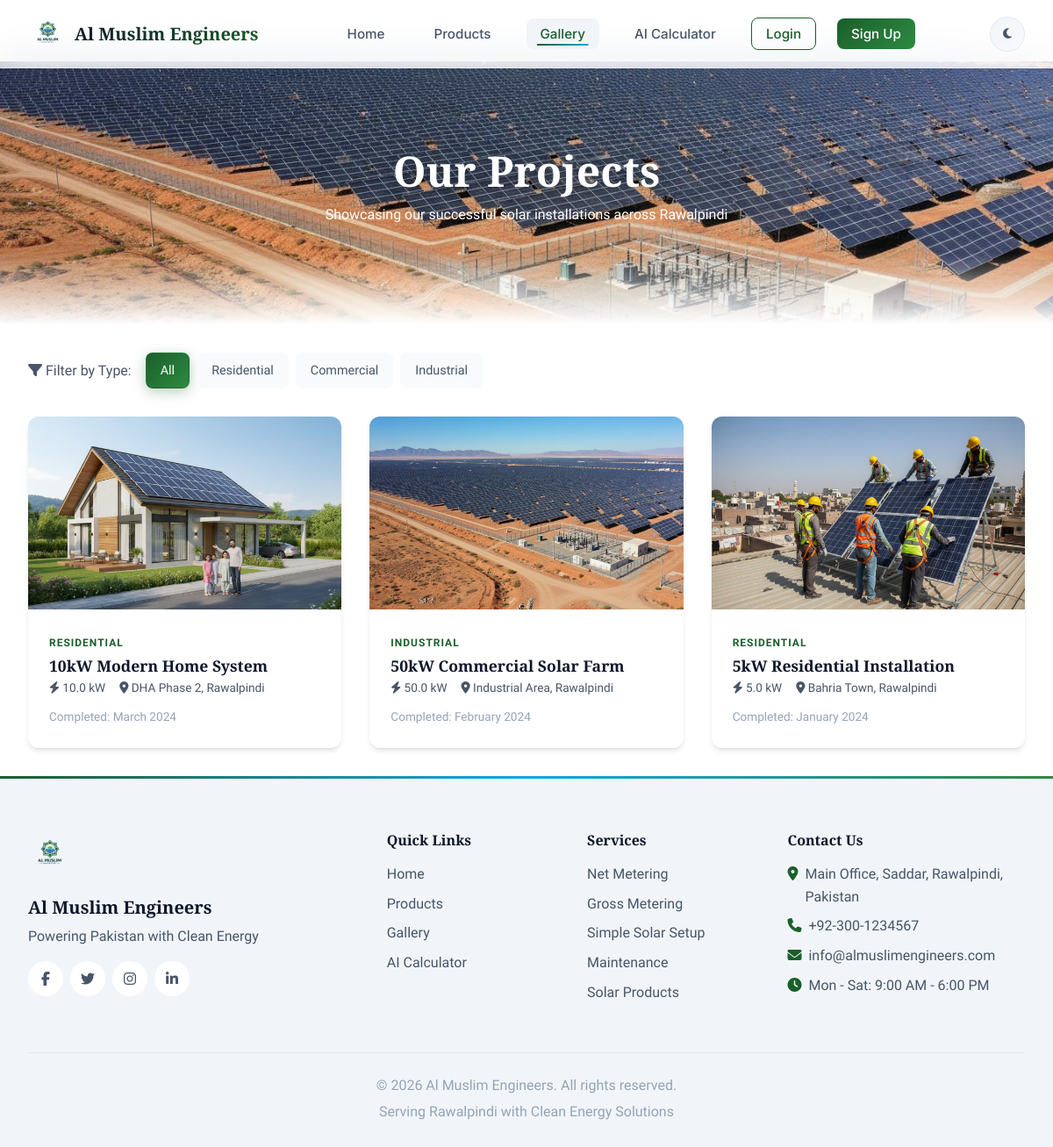
The page /gallery on the database its author committed.
### app.py (models this page shows)
class GalleryProject(db.Model):
    id = db.Column(db.Integer, primary_key=True)
    title = db.Column(db.String(100), nullable=False)
    description = db.Column(db.Text)
    location = db.Column(db.String(100))
    system_capacity = db.Column(db.Float)  # in kW
    completion_date = db.Column(db.Date)
    images = db.Column(db.Text)  # JSON string of image paths
    category = db.Column(db.String(50))  # residential, commercial, industrial
    created_at = db.Column(db.DateTime, default=datetime.utcnow)

### app.py (the view)
@app.route('/gallery')
def gallery():
    category = request.args.get('category', 'all')
    if category == 'all':
        projects = GalleryProject.query.order_by(GalleryProject.completion_date.desc()).all()
    else:
        projects = GalleryProject.query.filter_by(category=category).order_by(GalleryProject.completion_date.desc()).all()
    return render_template('gallery.html', projects=projects, category=category)

### app.py (called while the page is built)
@app.template_filter('fromjson')
def fromjson_filter(value):
    if value is None:
        return None
    try:
        return json.loads(value)
    except (ValueError, TypeError):
        return None

@app.context_processor
def inject_globals():
    return {
        'current_year': datetime.now().year,
        'company_name': 'Al Muslim Engineers',
        'company_tagline': 'Powering Pakistan with Clean Energy'
    }

### templates/gallery.html (shortened to what this page needs)
{% extends 'base.html' %}
{% block content %}
<section class="gallery-section">
    <div class="gallery-hero">
        <div class="gallery-hero-bg">
            <img src="{{ url_for('static', filename='images/project-2.jpg') }}" alt="Gallery">
            <div class="gallery-hero-overlay"></div>
        </div>
        <div class="gallery-hero-content" data-aos="fade-up">
            <h1>Our Projects</h1>
            <p>Showcasing our successful solar installations across Rawalpindi</p>
        </div>
    </div>
    <div class="gallery-container">
        <div class="gallery-filter">
            <div class="filter-group">
                <label><i class="fas fa-filter"></i> Filter by Type:</label>
                <div class="filter-buttons">
                    <a href="{{ url_for('gallery', category='all') }}" class="filter-btn {% if category == 'all' %}active{% endif %}">All</a>
                    <a href="{{ url_for('gallery', category='residential') }}" class="filter-btn {% if category == 'residential' %}active{% endif %}">Residential</a>
                    <a href="{{ url_for('gallery', category='commercial') }}" class="filter-btn {% if category == 'commercial' %}active{% endif %}">Commercial</a>
                    <a href="{{ url_for('gallery', category='industrial') }}" class="filter-btn {% if category == 'industrial' %}active{% endif %}">Industrial</a>
                </div>
            </div>
        </div>
        <div class="gallery-grid-large">
            {% for project in projects %}
            <div class="gallery-card" data-aos="fade-up" data-aos-delay="{{ (loop.index0 % 3) * 100 }}">
                {% set images = project.images|fromjson if project.images else ['project-1.jpg'] %}
                <div class="gallery-image">
                    <img src="{{ url_for('static', filename='images/' + images[0]) }}" alt="{{ project.title }}">
                </div>
                <div class="gallery-info">
                    <span class="gallery-category">{{ project.category|title }}</span>
                    <h3>{{ project.title }}</h3>
                    <div class="gallery-meta">
                        <span><i class="fas fa-bolt"></i> {{ project.system_capacity }} kW</span>
                        <span><i class="fas fa-map-marker-alt"></i> {{ project.location }}</span>
                    </div>
                    {% if project.completion_date %}
                    <span class="gallery-date">Completed: {{ project.completion_date.strftime('%B %Y') }}</span>
                    {% endif %}
                </div>
            </div>
            {% endfor %}
        </div>
    </div>
</section>
{% endblock %}

### static/css/style.css (style rules this page uses)
:root { --primary-color: #1a5f2a; --primary-light: #2d8a42; --primary-dark: #0d3d16; --secondary-color: #1e3a5f; --secondary-light: #2d5a8a; --secondary-dark: #0d1f3d; --accent-color: #0ea5e9; --accent-light: #38bdf8; --accent-dark: #0284c7; --success-color: #10b981; --warning-color: #f59e0b; --danger-color: #ef4444; --info-color: #3b82f6; --bg-primary: #ffffff; --bg-secondary: #f8fafc; --bg-tertiary: #f1f5f9; --text-primary: #0f172a; --text-secondary: #475569; --text-muted: #94a3b8; --border-color: #e2e8f0; --shadow-sm: 0 1px 2px 0 rgb(0 0 0 / 0.05); --shadow-md: 0 4px 6px -1px rgb(0 0 0 / 0.1), 0 2px 4px -2px rgb(0 0 0 / 0.1); --shadow-lg: 0 10px 15px -3px rgb(0 0 0 / 0.1), 0 4px 6px -4px rgb(0 0 0 / 0.1); --shadow-xl: 0 20px 25px -5px rgb(0 0 0 / 0.1), 0 8px 10px -6px rgb(0 0 0 / 0.1); --font-heading: 'Playfair Display', Georgia, serif; --font-subheading: 'Inter', -apple-system, BlinkMacSystemFont, sans-serif; --font-body: 'Source Sans Pro', -apple-system, BlinkMacSystemFont, sans-serif; --spacing-xs: 0.25rem; --spacing-sm: 0.5rem; --spacing-md: 1rem; --spacing-lg: 1.5rem; --spacing-xl: 2rem; --spacing-2xl: 3rem; --spacing-3xl: 4rem; --radius-sm: 0.25rem; --radius-md: 0.5rem; --radius-lg: 0.75rem; --radius-xl: 1rem; --radius-full: 9999px; --transition-fast: 150ms ease; --transition-base: 250ms ease; --transition-slow: 350ms ease; }
*, *::before, *::after { box-sizing: border-box; margin: 0; padding: 0; }
html { scroll-behavior: smooth; }
body { font-family: var(--font-body); font-size: 16px; line-height: 1.6; color: var(--text-primary); background-color: var(--bg-primary); transition: background-color var(--transition-base), color var(--transition-base); }
h1, h2, h3, h4, h5, h6 { font-family: var(--font-heading); font-weight: 600; line-height: 1.2; margin-bottom: var(--spacing-md); }
h1 { font-size: 2.5rem; }
h3 { font-size: 1.5rem; }
p { margin-bottom: var(--spacing-md); }
a { color: var(--primary-color); text-decoration: none; transition: color var(--transition-fast); }
img { max-width: 100%; height: auto; }
.filter-group { display: flex; align-items: center; gap: var(--spacing-md); flex-wrap: wrap; }
.filter-group label { font-weight: 500; color: var(--text-secondary); }
.filter-buttons { display: flex; gap: var(--spacing-sm); flex-wrap: wrap; }
.filter-btn { padding: var(--spacing-sm) var(--spacing-md); background: var(--bg-secondary); border-radius: var(--radius-md); color: var(--text-secondary); font-size: 0.9rem; transition: all var(--transition-fast); }
.filter-btn:hover, .filter-btn.active { background: var(--primary-color); color: white; }
.gallery-section { padding-top: 70px; }
.gallery-hero { position: relative; height: 300px; display: flex; align-items: center; justify-content: center; }
.gallery-hero-bg { position: absolute; inset: 0; z-index: -2; }
.gallery-hero-bg img { width: 100%; height: 100%; object-fit: cover; }
.gallery-hero-overlay { position: absolute; inset: 0; background: rgba(0,0,0,0.6); z-index: -1; }
.gallery-hero-content { text-align: center; color: white; }
.gallery-hero-content h1 { font-size: 3rem; margin-bottom: var(--spacing-sm); }
.gallery-container { max-width: 1400px; margin: 0 auto; padding: var(--spacing-xl); }
.gallery-filter { margin-bottom: var(--spacing-xl); }
.gallery-grid-large { display: grid; grid-template-columns: repeat(auto-fit, minmax(350px, 1fr)); gap: var(--spacing-xl); }
.gallery-card { background: var(--bg-primary); border-radius: var(--radius-lg); overflow: hidden; box-shadow: var(--shadow-md); transition: all var(--transition-base); }
.gallery-image { position: relative; height: 220px; overflow: hidden; }
.gallery-image img { width: 100%; height: 100%; object-fit: cover; transition: transform var(--transition-slow); }
.gallery-info { padding: var(--spacing-lg); }
.gallery-category { font-size: 0.75rem; text-transform: uppercase; letter-spacing: 1px; color: var(--primary-color); font-weight: 600; }
.gallery-info h3 { font-size: 1.1rem; margin: var(--spacing-xs) 0; }
.gallery-meta { display: flex; gap: var(--spacing-md); margin-bottom: var(--spacing-sm); }
.gallery-meta span { font-size: 0.85rem; color: var(--text-secondary); }
.gallery-date { font-size: 0.85rem; color: var(--text-muted); }

### rows shown on the page
GalleryProject: shows a picture, category "RESIDENTIAL", title "10kW Modern Home System", system_capacity "10.0", location "DHA Phase 2, Rawalpindi", completion_date "March 2024"
GalleryProject: shows a picture, category "INDUSTRIAL", title "50kW Commercial Solar Farm", system_capacity "50.0", location "Industrial Area, Rawalpindi", completion_date "February 2024"
GalleryProject: shows a picture, category "RESIDENTIAL", title "5kW Residential Installation", system_capacity "5.0", location "Bahria Town, Rawalpindi", completion_date "January 2024"

### other values the page prints
{{ company_tagline }} "Powering Pakistan with Clean Energy"
